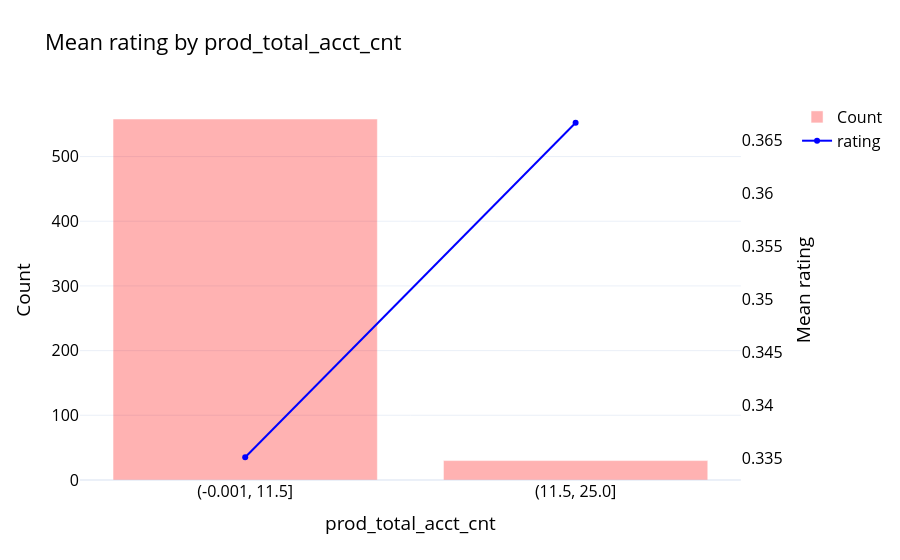

Notebook code cell kept with this figure:
### Markdown cell above
## prod_total_acct_cnt
Number of accounts

### Code cell
eda(df, "rating", "prod_total_acct_cnt", bins = 2)

### Figure 1 — Plotly figure (JSON) as saved in the notebook; plotly's stock layout.template omitted (floating-point values rounded to 4 significant figures)
{"data": [{"marker": {"color": "red"}, "name": "Count", "opacity": 0.3, "type": "bar", "x": ["(-0.001, 11.5]", "(11.5, 25.0]"], "y": [558, 30]}, {"line": {"color": "blue"}, "mode": "lines+markers", "name": "rating", "type": "scatter", "x": ["(-0.001, 11.5]", "(11.5, 25.0]"], "xaxis": "x", "y": [0.3351, 0.3667], "yaxis": "y2"}], "layout": {"font": {"color": "black", "size": 16}, "title": {"text": "Mean rating by prod_total_acct_cnt"}, "xaxis": {"anchor": "y", "domain": [0, 0.94], "title": {"text": "prod_total_acct_cnt"}, "type": "category"}, "yaxis": {"anchor": "x", "domain": [0, 1], "title": {"text": "Count"}}, "yaxis2": {"anchor": "x", "overlaying": "y", "showgrid": false, "side": "right", "tickmode": "auto", "title": {"text": "Mean rating"}}}}
